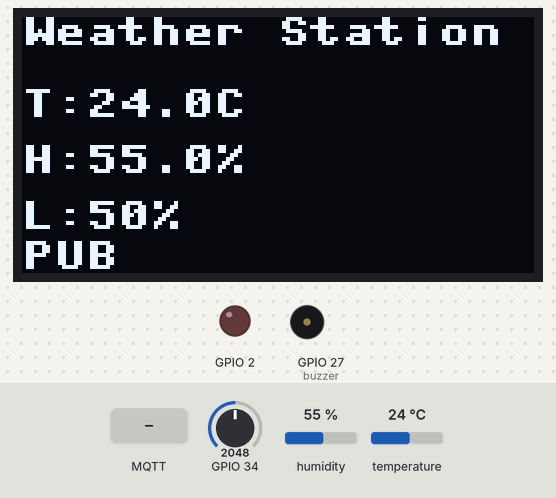
A program run on a simulated ESP32 board running MicroPython. On the bench: 128×64 one-colour display, output pins drawn as LEDs (lit = HIGH), buzzer (waves = sounding). Wiring (from the project's diagram.json): red LED on GPIO 2, DHT22 sensor on GPIO 15, buzzer on GPIO 27. The inputs (shaded band) are chosen by the test bench; at power-on: humidity 55 %, GPIO 34 = 2048, temperature 24 °C (analog values on the 0–4095 scale). WiFi joins after 1.5 s; no MQTT or app messages arrive unless stated; the clock reads 2024-03-15 10:24:30 at power-on unless the program sets it; library files of the repository ran but are not shown: ssd1306.py; what the program prints to the serial console is not drawn.

Above: at 2.9 s.
3.0 s: MQTT message "value" arrives on the first subscribed topic
At 5.1 s:
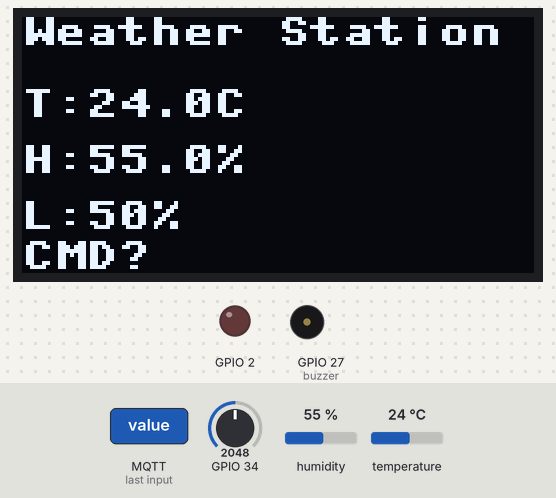
5.4 s: humidity set to 22 %
At 6.6 s:
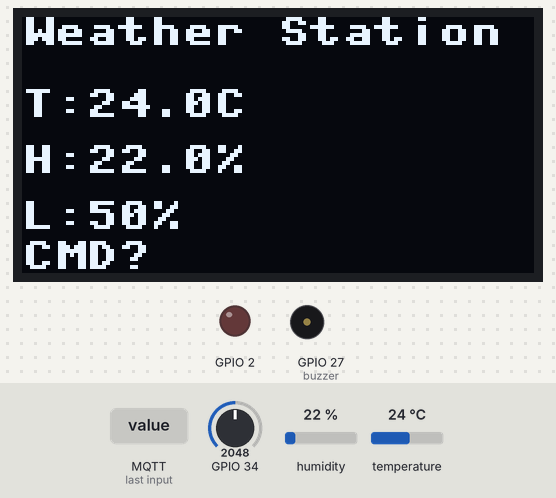
7.5 s: GPIO 34 set to 2866
At 9.2 s:
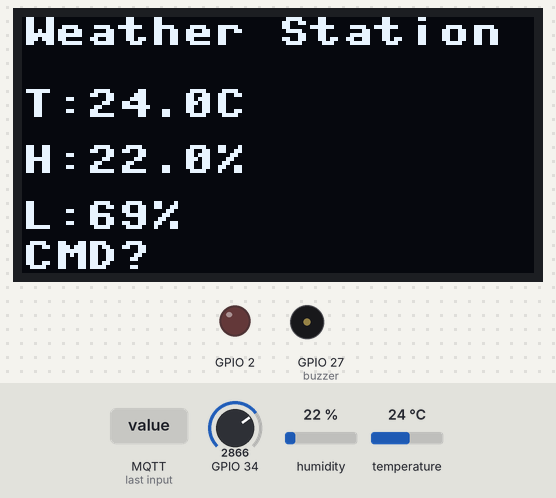
9.6 s: temperature set to 12 °C
At 10.7 s:
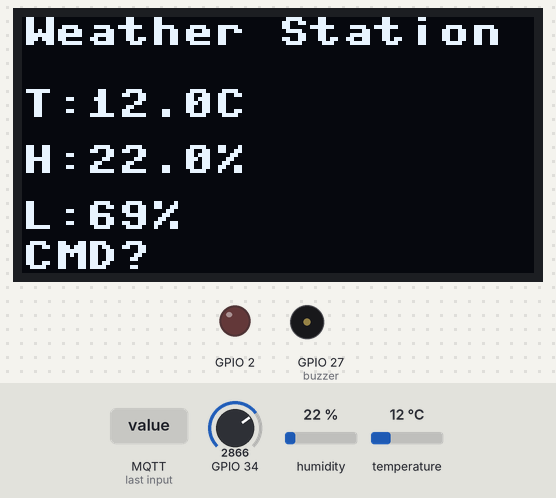
13.7 s: GPIO 34 set to 3603
At 15.0 s:
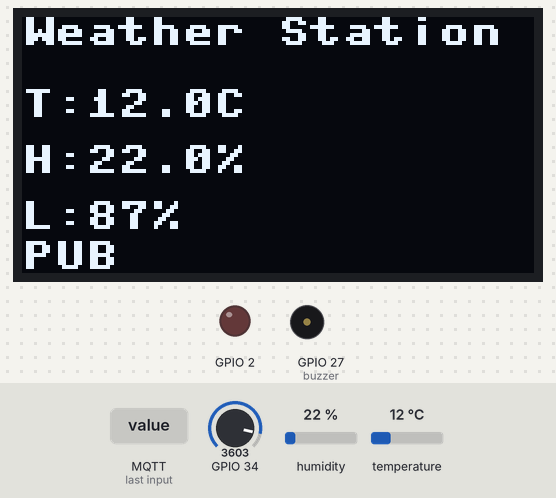
15.9 s: MQTT message "LED" arrives on the first subscribed topic
At 17.7 s:
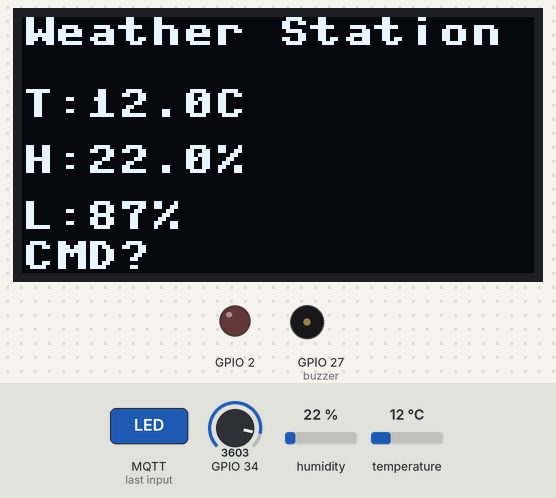
Timing chart, 0 to 19.2 s (numbered marks = the images above; inputs shaded):
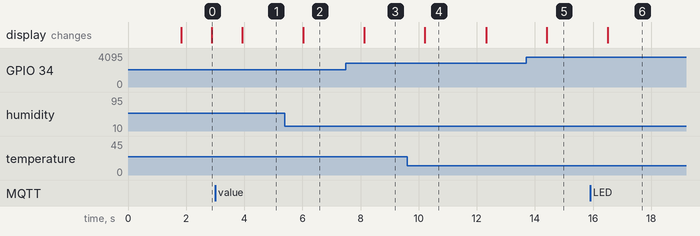

Measured:
- after the input at 3.0 s, the display: changes after 0.93 s (image 1)
- after the input at 5.4 s, the display: changes after 0.63 s (image 2)
- after the input at 7.5 s, the display: changes after 0.62 s (image 3)
- after the input at 9.6 s, the display: changes after 0.62 s (image 4)
- after the input at 13.7 s, the display: changes after 0.72 s (image 5)
- after the input at 15.9 s, the display: changes after 0.61 s (image 6)
- what the display in image 4 shows lasts 2.1 s, from 10.2 s to 12.3 s

The program:

main.py
```python
print("Hello, ESP32!")   # Mensaje inicial para confirmar que el programa arrancó.

import time
import ujson   # Librería para manejar datos en formato JSON (texto estructurado).
from config import *   # Importamos configuraciones (WiFi, MQTT, etc.).
from wifi_mgr import connect_wifi   # Función para conectarse a WiFi.
from mqtt_mgr import MqttManager    # Clase para manejar conexión MQTT.
from sensors import Sensors         # Clase para leer sensores.
from actuators import Actuators     # Clase para manejar LED, buzzer y pantalla OLED.

print("BOOT: iniciando device...")

# Creamos objetos para sensores y actuadores.
sensors = Sensors()
acts = Actuators()

status = "BOOT"   # Estado inicial del dispositivo.
last_pub = 0      # Última vez que se publicó telemetría.


# Función para interpretar comandos recibidos (ejemplo: "LED=1").
def parse_command_string(s: str):
    s = (s or "").strip()
    if not s or "=" not in s:
        return None, None
    k, v = s.split("=", 1)
    return k.strip().upper(), v.strip()


# Función que se ejecuta cuando llega un mensaje MQTT.
def on_msg(topic, msg):
    global status
    print("MQTT MSG topic:", topic, "raw:", msg)

    try:
        payload = ujson.loads(msg)   # Intentamos leer el mensaje como JSON.
        cmd_str = payload.get("value", "")
    except Exception as e:
        print("JSON parse fail:", e)
        # Si no es JSON válido, lo tratamos como texto normal.
        cmd_str = msg.decode() if hasattr(msg, "decode") else str(msg)

    print("CMD_STR:", cmd_str)

    # Interpretamos el comando recibido.
    k, v = parse_command_string(cmd_str)
    print("PARSED:", k, v)

    # Si el comando es para el LED.
    if k == "LED":
        acts.set_led(v == "1")   # Encendemos o apagamos el LED.
        status = f"LED={v}"
        print("LED ejecutado:", v)
        # Reportamos el evento al servidor MQTT.
        mqtt.publish(TOPIC_EVT, {"type": "EVENT", "cmd": "LED", "val": v})

    # Si el comando es para el buzzer.
    elif k == "BEEP":
        acts.beep(ms=int(v))   # Hacemos sonar el buzzer por el tiempo indicado.
        status = f"BEEP={v}"
        print("BEEP ejecutado:", v)
        # Reportamos el evento al servidor MQTT.
        mqtt.publish(TOPIC_EVT, {"type": "EVENT", "cmd": "BEEP", "val": v})

    # Si el comando no es reconocido.
    else:
        status = "CMD?"
        print("Comando desconocido")


# 1) Conexión a WiFi.
print("Conectando WiFi...")
connect_wifi(WIFI_SSID, WIFI_PASSWORD)
print("WiFi OK")


# 2) Conexión a MQTT.
print("Conectando MQTT...")
mqtt = MqttManager(DEVICE_ID, MQTT_BROKER, MQTT_PORT, on_msg)
mqtt.connect_subscribe(TOPIC_CMD)   # Nos suscribimos al canal de comandos.
print("MQTT OK | Subscrito a:", TOPIC_CMD)


# Bucle principal: el dispositivo corre sin parar.
while True:
    mqtt.check()   # Revisamos si llegaron nuevos comandos.

    # Leemos sensores y mostramos en pantalla OLED.
    try:
        d = sensors.read()
    except Exception as e:
        print("Error leyendo sensores:", e)
        # Si falla, usamos valores por defecto.
        d = {"temp_c": 0, "hum_pct": 0, "light_pct": 0, "ts": int(time.time())}

    try:
        acts.show(d, status=status)   # Mostramos datos en la pantalla OLED.
    except Exception as e:
        print("Error OLED/actuators:", e)

    # Publicamos telemetría cada cierto tiempo (definido en config.py).
    if time.time() - last_pub >= TELE_INTERVAL_SEC:
        mqtt.publish(TOPIC_TELE, d)   # Enviamos datos de sensores al servidor MQTT.
        last_pub = time.time()
        status = "PUB"
        print("Publicado telemetría:", d, "->", TOPIC_TELE)

    time.sleep(1)   # Esperamos 1 segundo antes de repetir el ciclo.
```

config.py
```python
# Aquí definimos datos importantes como el ID del dispositivo,
# la red WiFi, el servidor MQTT y los temas de comunicación.

DEVICE_ID = "ws-esp32-001"   # Identificador único del dispositivo.

# Tema (canal) para enviar comandos al dispositivo.
TOPIC_CMD  = f"iot/weather/{DEVICE_ID}/cmd"

# Datos de la red WiFi a la que se conectará el dispositivo.
WIFI_SSID = "Wokwi-GUEST"    # Nombre de la red WiFi.
WIFI_PASSWORD = ""           # Contraseña de la red (aquí está vacía porque Wokwi no requiere clave).

# Datos del servidor MQTT.
MQTT_BROKER = "broker.emqx.io"   # Dirección del servidor MQTT.
MQTT_PORT = 1883                 # Puerto de conexión (1883 es el estándar para MQTT sin seguridad).

# Temas (canales) de comunicación MQTT.
TOPIC_TELE = f"iot/weather/{DEVICE_ID}/telemetry"   # Donde el dispositivo envía datos de sensores.
TOPIC_CMD  = f"iot/weather/{DEVICE_ID}/cmd"         # Donde se envían comandos al dispositivo.
TOPIC_EVT  = f"iot/weather/{DEVICE_ID}/event"       # Donde el dispositivo envía eventos (ejemplo: confirmaciones).

# Intervalo de tiempo entre envíos de telemetría (datos de sensores).
TELE_INTERVAL_SEC = 10   # Cada 10 segundos se envían datos.
```

wifi_mgr.py
```python
import network, time

def connect_wifi(ssid, password):
    wlan = network.WLAN(network.STA_IF)
    wlan.active(True)
    if not wlan.isconnected():
        wlan.connect(ssid, password)
        for _ in range(60):
            if wlan.isconnected():
                return
            time.sleep(0.2)
    if not wlan.isconnected():
        raise RuntimeError("No se pudo conectar a WiFi")
```

mqtt_mgr.py
```python
import ujson                         # Librería para manejar datos en formato JSON (texto estructurado).
from umqtt.simple import MQTTClient  # Librería ligera para conectarse a un servidor MQTT en MicroPython.


# Clase MqttManager: se encarga de manejar la conexión MQTT.
class MqttManager:
    def __init__(self, client_id, host, port, on_msg):
        # Esta función se ejecuta al crear un nuevo objeto MqttManager.
        # Configura el cliente MQTT con:
        # - client_id: nombre único del dispositivo.
        # - host: dirección del servidor MQTT.
        # - port: puerto de conexión.
        # - keepalive: tiempo máximo para mantener la conexión activa.
        self.client = MQTTClient(client_id=client_id, server=host, port=port, keepalive=60)
        # Definimos la función que se ejecutará cada vez que llegue un mensaje.
        self.client.set_callback(on_msg)

    def connect_subscribe(self, topic_cmd):
        # Esta función conecta el dispositivo al servidor MQTT
        # y se suscribe al canal de comandos (para recibir instrucciones).
        self.client.connect()
        self.client.subscribe(topic_cmd)

    def publish(self, topic, payload_dict):
        # Esta función sirve para ENVIAR un mensaje (publicar) a un canal MQTT.
        # Convierte el diccionario de datos en texto JSON antes de enviarlo.
        self.client.publish(topic, ujson.dumps(payload_dict))

    def check(self):
        # Esta función revisa si hay mensajes nuevos en los canales suscritos.
        # Si llega un mensaje, ejecuta la función definida en set_callback.
        self.client.check_msg()
```

sensors.py
```python
import time
import dht
from machine import Pin, ADC

class Sensors:
    def __init__(self, dht_pin=15, adc_pin=34):
        self.dht = dht.DHT22(Pin(dht_pin))
        self.adc = ADC(Pin(adc_pin))
        self.adc.atten(ADC.ATTN_11DB)

    def read(self):
        self.dht.measure()
        temp = self.dht.temperature()
        hum = self.dht.humidity()
        raw = self.adc.read()  # 0..4095
        light_pct = int((raw / 4095) * 100)

        return {
            "ts": int(time.time()),
            "temp_c": float(temp),
            "hum_pct": float(hum),
            "light_pct": int(light_pct)
        }
```

actuators.py
```python
from machine import Pin, PWM, I2C   # Librerías para controlar pines, sonidos y comunicación con pantalla.
import time                         # Librería para manejar tiempos y pausas.
import ssd1306                      # Librería para controlar pantallas OLED modelo SSD1306.

# ------------------------------------------------------------
# Clase Actuators: agrupa todo lo que el dispositivo puede "hacer"
# (encender LED, sonar buzzer, mostrar en pantalla).
# ------------------------------------------------------------
class Actuators:
    def __init__(self, led_pin=2, buzzer_pin=27, sda=21, scl=22):
        # Esta función se ejecuta al crear un nuevo objeto Actuators.
        # Configuramos los pines del LED, buzzer y pantalla OLED.

        self.led = Pin(led_pin, Pin.OUT)   # LED conectado al pin indicado (por defecto pin 2).
        self.buzzer = PWM(Pin(buzzer_pin)) # Buzzer conectado al pin indicado (por defecto pin 27).
        self.buzzer.duty(0)                # Inicialmente apagamos el buzzer.

        # Configuramos la comunicación I2C para la pantalla OLED.
        i2c = I2C(0, sda=Pin(sda), scl=Pin(scl))
        self.oled = ssd1306.SSD1306_I2C(128, 64, i2c)   # Pantalla OLED de 128x64 píxeles.

    def set_led(self, on: bool):
        # Esta función sirve para ENCENDER o APAGAR el LED.
        # Si "on" es True → LED encendido. Si es False → LED apagado.
        self.led.value(1 if on else 0)

    def beep(self, ms=200, freq=2000):
        # Esta función hace sonar el buzzer.
        # ms = duración del sonido en milisegundos (por defecto 200 ms).
        # freq = frecuencia del sonido en Hz (por defecto 2000 Hz).
        self.buzzer.freq(freq)     # Ajustamos la frecuencia del sonido.
        self.buzzer.duty(512)      # Activamos el buzzer (volumen medio).
        time.sleep_ms(ms)          # Esperamos el tiempo indicado.
        self.buzzer.duty(0)        # Apagamos el buzzer.

    def show(self, d, status=""):
        # Esta función muestra información en la pantalla OLED.
        # d = diccionario con datos de sensores (temp_c, hum_pct, light_pct).
        # status = texto opcional para mostrar un estado o mensaje.

        self.oled.fill(0)   # Limpiamos la pantalla.
        self.oled.text("Weather Station", 0, 0)   # Título en la parte superior.
        self.oled.text(f"T:{d['temp_c']:.1f}C", 0, 18)   # Temperatura.
        self.oled.text(f"H:{d['hum_pct']:.1f}%", 0, 32)  # Humedad.
        self.oled.text(f"L:{d['light_pct']}%", 0, 46)    # Luz.
        if status:
            self.oled.text(status[:16], 0, 56)   # Mensaje de estado (máx. 16 caracteres).
        self.oled.show()   # Actualizamos la pantalla para mostrar todo.
```
